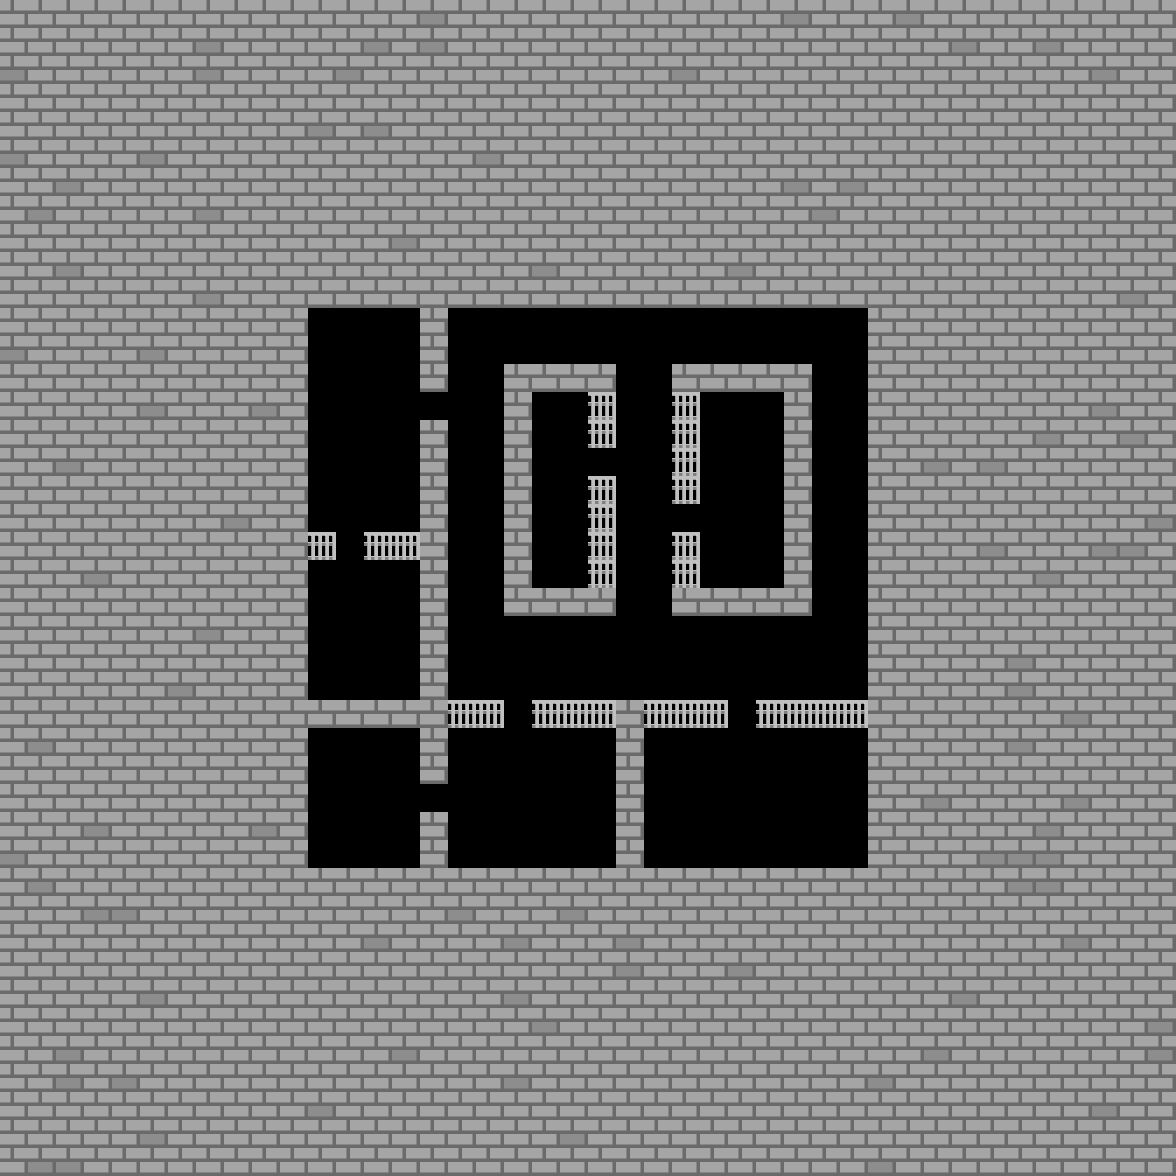

This game map was drawn from its Tiled (.tmx) file and the tilesets committed beside it. A one-line description and the trimmed map source follow:
An orthogonal 42x42 tile map with 28x28 px tiles, 1 tile layer (Map) and 330 objects (282x Unexplored, 8x Pot, 6x Barrel, 5x IronDoor, 2x IronDoor2, ...).

<map version="1.10" tiledversion="1.11.2" orientation="orthogonal" renderorder="right-down" width="42" height="42" tilewidth="28" tileheight="28" infinite="0" nextlayerid="8" nextobjectid="429">
 <editorsettings>
  <export target="Area2_1.json" format="json" />
 </editorsettings>
 <tileset firstgid="1" source="Resource.tsx" />
 <layer id="1" name="Map" width="42" height="42">
  <data>[1764 cells, 1764 non-empty, 4 distinct tile ids]</data>
 </layer>
 <objectgroup id="2" name="Object">
  <object id="1" name="IronDoor2" gid="25" x="420" y="812" width="28" height="28" />
  <object id="2" name="IronDoor" gid="19" x="672" y="532" width="28" height="28" />
  <object id="3" name="IronDoor" gid="19" x="588" y="476" width="28" height="28" />
  <object id="4" name="IronDoor" gid="19" x="728" y="728" width="28" height="28" />
  <object id="5" name="IronDoor" gid="19" x="504" y="728" width="28" height="28" />
  <object id="6" name="IronDoor" gid="19" x="336" y="560" width="28" height="28" />
  <object id="7" name="IronDoor2" gid="25" x="420" y="420" width="28" height="28" />
  <object id="8" name="UpStairs" gid="9" x="308" y="336" width="28" height="28" />
  <object id="9" name="DownStairs" gid="10" x="308" y="868" width="28" height="28" />
  <object id="10" name="Barrel" gid="13" x="672" y="644" width="28" height="28" />
  <object id="11" name="Barrel" gid="13" x="644" y="644" width="28" height="28" />
  <object id="12" name="Barrel" gid="13" x="644" y="672" width="28" height="28" />
  <object id="13" name="Barrel" gid="13" x="672" y="672" width="28" height="28" />
  <object id="14" name="Barrel" gid="13" x="672" y="700" width="28" height="28" />
  <object id="15" name="Barrel" gid="13" x="644" y="700" width="28" height="28" />
  <object id="16" name="Pot" gid="14" x="560" y="756" width="28" height="28" />
  <object id="17" name="Pot" gid="14" x="588" y="756" width="28" height="28" />
  <object id="18" name="Pot" gid="14" x="560" y="784" width="28" height="28" />
  <object id="19" name="Pot" gid="14" x="588" y="784" width="28" height="28" />
  <object id="20" name="Pot" gid="14" x="560" y="812" width="28" height="28" />
  <object id="21" name="Pot" gid="14" x="588" y="812" width="28" height="28" />
  <object id="22" name="Pot" gid="14" x="560" y="840" width="28" height="28" />
  <object id="23" name="Pot" gid="14" x="588" y="840" width="28" height="28" />
 </objectgroup>
 <objectgroup id="3" name="Unexplored">
  <object id="44" name="Unexplored" gid="8" x="308" y="756" width="28" height="28" />
  <object id="45" name="Unexplored" gid="8" x="336" y="756" width="28" height="28" />
  <object id="46" name="Unexplored" gid="8" x="364" y="756" width="28" height="28" />
  <object id="47" name="Unexplored" gid="8" x="392" y="756" width="28" height="28" />
  <object id="48" name="Unexplored" gid="8" x="308" y="784" width="28" height="28" />
  <object id="49" name="Unexplored" gid="8" x="336" y="784" width="28" height="28" />
  <object id="50" name="Unexplored" gid="8" x="364" y="784" width="28" height="28" />
  <object id="51" name="Unexplored" gid="8" x="392" y="784" width="28" height="28" />
  <object id="52" name="Unexplored" gid="8" x="308" y="812" width="28" height="28" />
  <object id="53" name="Unexplored" gid="8" x="336" y="812" width="28" height="28" />
  <object id="54" name="Unexplored" gid="8" x="364" y="812" width="28" height="28" />
  <object id="55" name="Unexplored" gid="8" x="392" y="812" width="28" height="28" />
  <object id="56" name="Unexplored" gid="8" x="308" y="840" width="28" height="28" />
  <object id="57" name="Unexplored" gid="8" x="336" y="840" width="28" height="28" />
  <object id="58" name="Unexplored" gid="8" x="364" y="840" width="28" height="28" />
  <object id="59" name="Unexplored" gid="8" x="392" y="840" width="28" height="28" />
  <object id="60" name="Unexplored" gid="8" x="308" y="868" width="28" height="28" />
  <object id="61" name="Unexplored" gid="8" x="336" y="868" width="28" height="28" />
  <object id="62" name="Unexplored" gid="8" x="364" y="868" width="28" height="28" />
  <object id="63" name="Unexplored" gid="8" x="392" y="868" width="28" height="28" />
  <object id="64" name="Unexplored" gid="8" x="448" y="756" width="28" height="28" />
  <object id="65" name="Unexplored" gid="8" x="504" y="756" width="28" height="28" />
  <object id="66" name="Unexplored" gid="8" x="476" y="756" width="28" height="28" />
  <object id="67" name="Unexplored" gid="8" x="532" y="756" width="28" height="28" />
  <object id="68" name="Unexplored" gid="8" x="560" y="756" width="28" height="28" />
  <object id="69" name="Unexplored" gid="8" x="588" y="756" width="28" height="28" />
  <object id="70" name="Unexplored" gid="8" x="448" y="784" width="28" height="28" />
  <object id="71" name="Unexplored" gid="8" x="476" y="784" width="28" height="28" />
  <object id="72" name="Unexplored" gid="8" x="504" y="784" width="28" height="28" />
  <object id="73" name="Unexplored" gid="8" x="532" y="784" width="28" height="28" />
  <object id="74" name="Unexplored" gid="8" x="560" y="784" width="28" height="28" />
  <object id="75" name="Unexplored" gid="8" x="588" y="784" width="28" height="28" />
  <object id="76" name="Unexplored" gid="8" x="588" y="812" width="28" height="28" />
  <object id="77" name="Unexplored" gid="8" x="560" y="812" width="28" height="28" />
  <object id="78" name="Unexplored" gid="8" x="532" y="812" width="28" height="28" />
  <object id="79" name="Unexplored" gid="8" x="504" y="812" width="28" height="28" />
  <object id="80" name="Unexplored" gid="8" x="476" y="812" width="28" height="28" />
  <object id="81" name="Unexplored" gid="8" x="448" y="812" width="28" height="28" />
  <object id="82" name="Unexplored" gid="8" x="448" y="840" width="28" height="28" />
  <object id="83" name="Unexplored" gid="8" x="476" y="840" width="28" height="28" />
  <object id="84" name="Unexplored" gid="8" x="504" y="840" width="28" height="28" />
  <object id="85" name="Unexplored" gid="8" x="532" y="840" width="28" height="28" />
  <object id="86" name="Unexplored" gid="8" x="560" y="840" width="28" height="28" />
  <object id="87" name="Unexplored" gid="8" x="588" y="840" width="28" height="28" />
  <object id="88" name="Unexplored" gid="8" x="588" y="868" width="28" height="28" />
  <object id="89" name="Unexplored" gid="8" x="560" y="868" width="28" height="28" />
  <object id="90" name="Unexplored" gid="8" x="532" y="868" width="28" height="28" />
  <object id="91" name="Unexplored" gid="8" x="504" y="868" width="28" height="28" />
  <object id="92" name="Unexplored" gid="8" x="476" y="868" width="28" height="28" />
  <object id="93" name="Unexplored" gid="8" x="448" y="868" width="28" height="28" />
  <object id="94" name="Unexplored" gid="8" x="644" y="756" width="28" height="28" />
  <object id="95" name="Unexplored" gid="8" x="672" y="756" width="28" height="28" />
  <object id="96" name="Unexplored" gid="8" x="700" y="756" width="28" height="28" />
  <object id="97" name="Unexplored" gid="8" x="728" y="756" width="28" height="28" />
  <object id="98" name="Unexplored" gid="8" x="756" y="756" width="28" height="28" />
  <object id="99" name="Unexplored" gid="8" x="784" y="756" width="28" height="28" />
  <object id="100" name="Unexplored" gid="8" x="812" y="756" width="28" height="28" />
  <object id="101" name="Unexplored" gid="8" x="840" y="756" width="28" height="28" />
  </objectgroup>
 <objectgroup id="4" name="InvisibleWall">
  <!-- 24 objects omitted --></objectgroup>
 <objectgroup id="5" name="Respawnpoint">
  <!-- 1 objects omitted --></objectgroup>
</map>
<!-- 249 of 330 objects omitted -->
